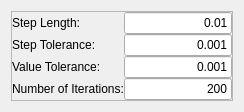
              <widget class="QWidget" name="Powell">
               <layout class="QVBoxLayout" name="verticalLayout_49">
                <item>
                 <widget class="QFrame" name="m_PowellFrame">
                  <property name="frameShape">
                   <enum>QFrame::StyledPanel</enum>
                  </property>
                  <property name="frameShadow">
                   <enum>QFrame::Raised</enum>
                  </property>
                  <layout class="QVBoxLayout" name="verticalLayout_30">
                   <property name="spacing">
                    <number>0</number>
                   </property>
                   <property name="margin">
                    <number>0</number>
                   </property>
                   <item>
                    <layout class="QHBoxLayout" name="_42">
                     <item>
                      <layout class="QVBoxLayout" name="_43">
                       <item>
                        <widget class="QLabel" name="textLabel8">
                         <property name="text">
                          <string>Step Length:</string>
                         </property>
                         <property name="wordWrap">
                          <bool>false</bool>
                         </property>
                        </widget>
                       </item>
                       <item>
                        <widget class="QLabel" name="textLabel9">
                         <property name="text">
                          <string>Step Tolerance:</string>
                         </property>
                         <property name="wordWrap">
                          <bool>false</bool>
                         </property>
                        </widget>
                       </item>
                       <item>
                        <widget class="QLabel" name="textLabel10">
                         <property name="text">
                          <string>Value Tolerance:</string>
                         </property>
                         <property name="wordWrap">
                          <bool>false</bool>
                         </property>
                        </widget>
                       </item>
                       <item>
                        <widget class="QLabel" name="textLabel11">
                         <property name="text">
                          <string>Number of Iterations:</string>
                         </property>
                         <property name="wordWrap">
                          <bool>false</bool>
                         </property>
                        </widget>
                       </item>
                      </layout>
                     </item>
                     <item>
                      <layout class="QVBoxLayout" name="_44">
                       <item>
                        <widget class="QLineEdit" name="m_StepLengthPowell">
                         <property name="text">
                          <string>0.01</string>
                         </property>
                         <property name="alignment">
                          <set>Qt::AlignRight</set>
                         </property>
                        </widget>
                       </item>
                       <item>
                        <widget class="QLineEdit" name="m_StepTolerancePowell">
                         <property name="text">
                          <string>0.001</string>
                         </property>
                         <property name="alignment">
                          <set>Qt::AlignRight</set>
                         </property>
                        </widget>
                       </item>
                       <item>
                        <widget class="QLineEdit" name="m_ValueTolerancePowell">
                         <property name="text">
                          <string>0.001</string>
                         </property>
                         <property name="alignment">
                          <set>Qt::AlignRight</set>
                         </property>
                        </widget>
                       </item>
                       <item>
                        <widget class="QLineEdit" name="m_IterationsPowell">
                         <property name="text">
                          <string>200</string>
                         </property>
                         <property name="alignment">
                          <set>Qt::AlignRight</set>
                         </property>
                        </widget>
                       </item>
                      </layout>
                     </item>
                    </layout>
                   </item>
                  </layout>
                 </widget>
                </item>
               </layout>
              </widget>
